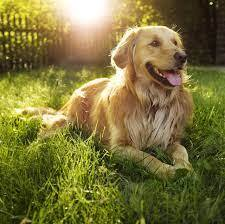
#> input picture Photos/dog.jpeg, 225 x 224 px, found by its file name
$ python transformations.py
#> lines starting #> are read from the running program, lines starting #| are printed output that depends on the picture
import cv2 as cv
import numpy as np

img = cv.imread('Photos/Dog.jpeg')
#> img is the input picture: shape (224, 225, 3); mean B, G, R 58.5, 114.8, 122.6
cv.imshow('Park', img)

# Translation
def translate(img, x, y):
#> called with x = 50, y = 50
    transMat = np.float32([[1,0,x],[0,1,y]])
    dimensions = (img.shape[1], img.shape[0])
#> dimensions = (225, 224)
    return cv.warpAffine(img, transMat, dimensions)
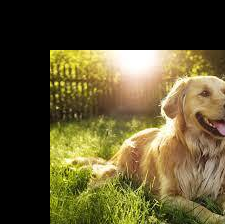
#> returned value: shape (224, 225, 3); mean of channels 0, 1, 2 46.3, 82.5, 91.9; drawn as B, G, R

# -x --> Left
# -y --> Up
# x --> Right
# y --> Down

translated = translate(img, 50, 50)
#cv.imshow('Translated', translated)

# Rotation
def rotate(img, angle, rotPoint=None):
#> called with angle = -45
    (height,width) = img.shape[:2]
#> height = 224; width = 225

    if rotPoint is None:
        rotPoint = (width//2,height//2)
#> rotPoint = (112, 112)

    rotMat = cv.getRotationMatrix2D(rotPoint, angle, 1.0)
    dimensions = (width,height)
#> dimensions = (225, 224)

    return cv.warpAffine(img, rotMat, dimensions)
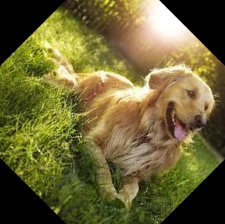
#> returned value: shape (224, 225, 3); mean of channels 0, 1, 2 53.3, 101, 108.5; drawn as B, G, R

rotated = rotate(img, -45)
#cv.imshow('Rotated', rotated)
rotated_rotated = rotate(img, -90)
#> call 2 of rotate, with angle = -90
#> in rotate (call 2), `return cv.warpAffine(img, rotMat, dimensions)`:
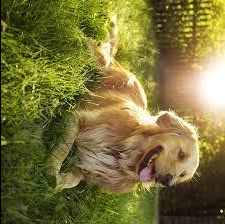
#> returned value: shape (224, 225, 3); mean of channels 0, 1, 2 58.4, 114.5, 122.3; drawn as B, G, R
#cv.imshow('Rotated Rotated', rotated_rotated)

# Resizing
resized = cv.resize(img, (500,500), interpolation=cv.INTER_CUBIC)
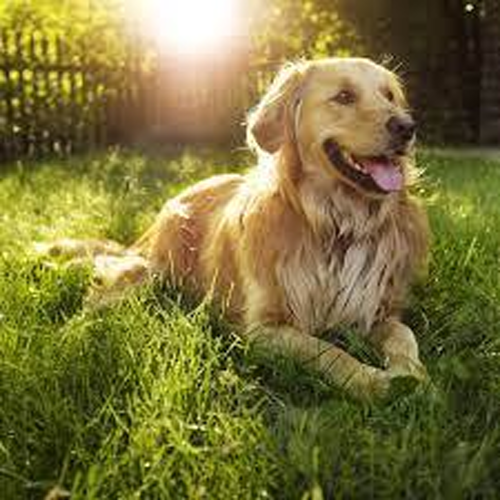
#> resized: shape (500, 500, 3); mean B, G, R 58.6, 114.8, 122.6
#cv.imshow('Resized', resized)

# Flipping
flip = cv.flip(img, -1)
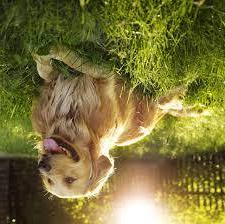
#> flip: shape (224, 225, 3); mean B, G, R 58.5, 114.8, 122.6
cv.imshow('Flip', flip)

# Cropping
cropped = img[0:150, 100:200]
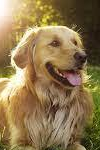
#> cropped: shape (150, 100, 3); mean B, G, R 78.6, 120.1, 143.2
#cv.imshow('Cropped', cropped)

cv.waitKey(0)

$ run again, with Photos/cat.jpeg copied over Photos/dog.jpeg
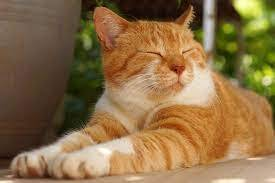
#> input picture Photos/cat.jpeg, 275 x 183 px, found by its file name
#> img is the input picture: shape (183, 275, 3); mean B, G, R 69.7, 110.1, 139.4
#> `flip = cv.flip(img, -1)`:
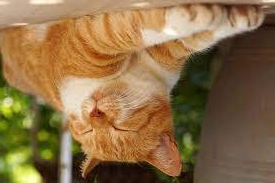
#> flip: shape (183, 275, 3); mean B, G, R 69.7, 110.1, 139.4
#> `cropped = img[0:150, 100:200]`:
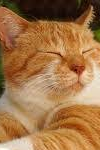
#> cropped: shape (150, 100, 3); mean B, G, R 71.5, 116.4, 162.2
